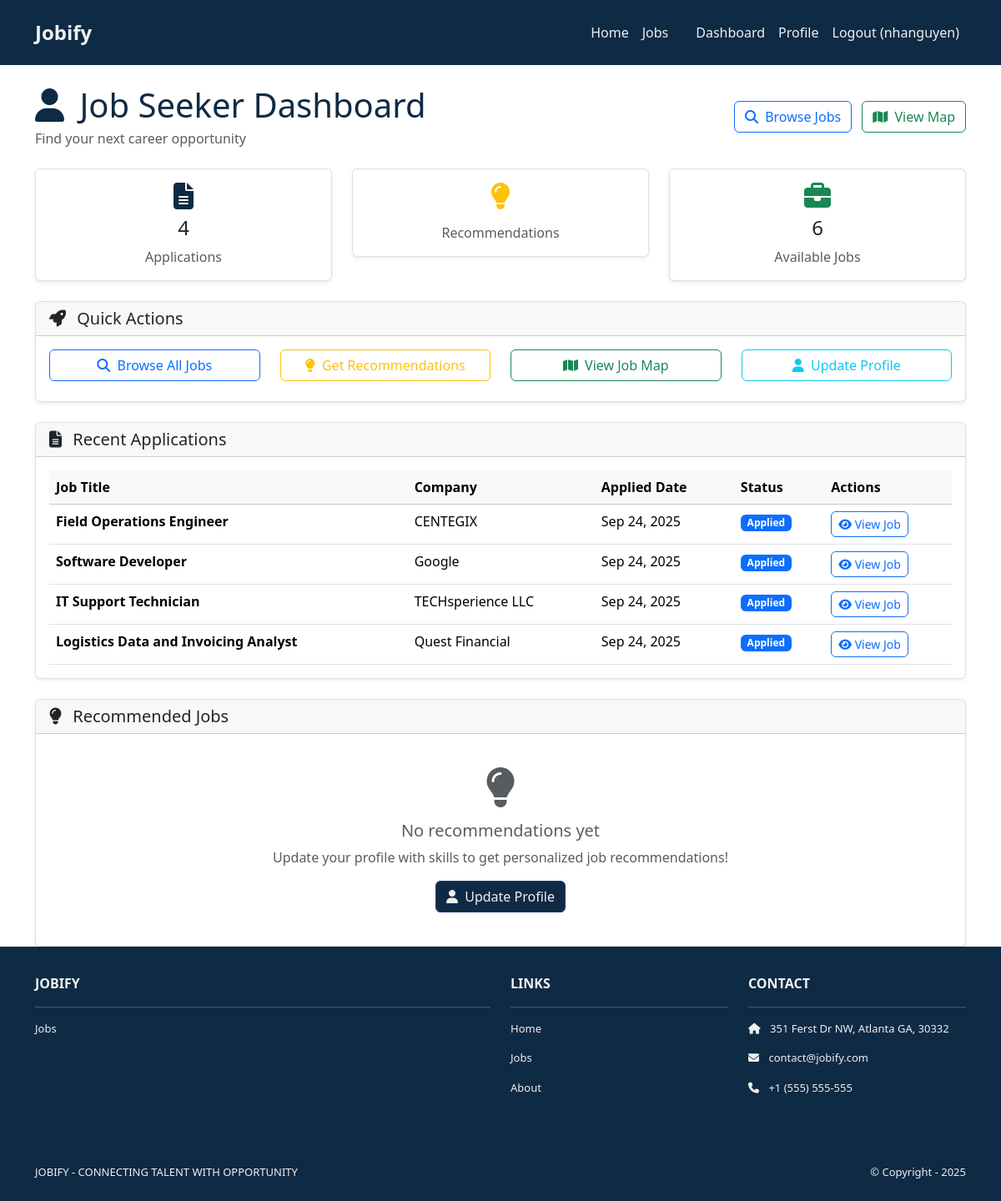
Screenshot of /jobs/user/dashboard/ (signed in) with the database file from the repository.
### jobs/models.py (models this page shows, shortened)
class Application(models.Model):
    APPLICATION_STATUS_CHOICES = [
        ("applied", "Applied"),  # needed to change this for user story 4
        ("reviewed", "Reviewed"),
        ("interview", "Interview"),
        ("offer", "Offer"),
        ("closed", "Closed"),
    ]
    job = models.ForeignKey(Job, on_delete=models.CASCADE, related_name="applications")
    applicant = models.ForeignKey(
        User, on_delete=models.CASCADE, related_name="job_applications"
    )
    application_note = models.TextField(
        help_text="Why are you interested in this position?"
    )
    applied_at = models.DateTimeField(auto_now_add=True)
    status = models.CharField(
        max_length=20, choices=APPLICATION_STATUS_CHOICES, default="applied"
    )
    resume = models.FileField(upload_to="resumes/", blank=True, null=True)
    class Meta:
        unique_together = ["job", "applicant"]  # Prevent duplicate applications

class Job(models.Model):
    JOB_TYPE_CHOICES = [
        ("full_time", "Full Time"),
        ("part_time", "Part Time"),
        ("contract", "Contract"),
        ("internship", "Internship"),
        ("remote", "Remote"),
    ]
    EXPERIENCE_LEVEL_CHOICES = [
        ("entry", "Entry Level"),
        ("mid", "Mid Level"),
        ("senior", "Senior Level"),
        ("lead", "Lead"),
    ]
    title = models.CharField(max_length=255)
    company = models.CharField(max_length=255)
    location = models.CharField(max_length=255)
    latitude = models.FloatField(null=True, blank=True)
    longitude = models.FloatField(null=True, blank=True)
    description = models.TextField()
    requirements = models.TextField(blank=True)  # Add requirements field
    salary_range = models.CharField(max_length=100, blank=True)  # Add salary field
    job_type = models.CharField(
        max_length=20, choices=JOB_TYPE_CHOICES, default="full_time"
    )
    experience_level = models.CharField(
        max_length=20, choices=EXPERIENCE_LEVEL_CHOICES, default="mid"
    )
    posted_at = models.DateTimeField(auto_now_add=True)
    is_active = models.BooleanField(default=True)

### jobs/views.py (the view, shortened to what this page needs)
# urls.py: path('user/dashboard/', views.user_dashboard, name='user_dashboard'),
@login_required
def user_dashboard(request):
    if not hasattr(request.user, 'profile') or request.user.profile.user_type != 'user':
        messages.error(request, "Access denied. This feature is only available for job seekers.")
        return redirect('recruiter_dashboard')
    applications = Application.objects.filter(applicant=request.user).order_by('-applied_at')
    profile = request.user.profile
    raw_skills = profile.skills or ""
    user_skills = [s.strip().lower() for s in raw_skills.split(",") if s.strip()]
    recommended_jobs = []
    total_jobs = Job.objects.filter(is_active=True).count()
    context = {
        'applications': applications,
        'recommended_jobs': recommended_jobs,
        'total_jobs': total_jobs,
    }
    return render(request, 'jobs/user_dashboard.html', context)

### jobs/templates/jobs/user_dashboard.html (shortened to what this page needs)
{% extends 'base.html' %}
{% load static %}
{% block content %}
<div class="container mt-4">
    <div class="row mb-4">
        <div class="col-12">
            <div class="d-flex justify-content-between align-items-center">
                <div>
                    <h1 class="navy-text mb-1">
                        <i class="fas fa-user me-2"></i>
                        Job Seeker Dashboard
                    </h1>
                    <p class="text-muted mb-0">Find your next career opportunity</p>
                </div>
                <div>
                    <a href="{% url 'job_list' %}" class="btn btn-outline-primary me-2">
                        <i class="fas fa-search me-1"></i> Browse Jobs
                    </a>
                    <a href="{% url 'job_map' %}" class="btn btn-outline-success">
                        <i class="fas fa-map me-1"></i> View Map
                    </a>
                </div>
            </div>
        </div>
    </div>
    <div class="row mb-4">
        <div class="col-md-4">
            <div class="card text-center">
                <div class="card-body">
                    <i class="fas fa-file-alt fa-2x navy-text mb-2"></i>
                    <h4 class="card-title">{{ applications.count }}</h4>
                    <p class="card-text text-muted">Applications</p>
                </div>
            </div>
        </div>
        <div class="col-md-4">
            <div class="card text-center">
                <div class="card-body">
                    <i class="fas fa-lightbulb fa-2x text-warning mb-2"></i>
                    <p class="card-text text-muted">Recommendations</p>
                </div>
            </div>
        </div>
        <div class="col-md-4">
            <div class="card text-center">
                <div class="card-body">
                    <i class="fas fa-briefcase fa-2x text-success mb-2"></i>
                    <h4 class="card-title">{{ total_jobs }}</h4>
                    <p class="card-text text-muted">Available Jobs</p>
                </div>
            </div>
        </div>
    </div>
    <div class="row mb-4">
        <div class="col-12">
            <div class="card">
                <div class="card-header">
                    <h5 class="mb-0">
                        <i class="fas fa-rocket me-2"></i>
                        Quick Actions
                    </h5>
                </div>
                <div class="card-body">
                    <div class="row">
                        <div class="col-md-3">
                            <a href="{% url 'job_list' %}" class="btn btn-outline-primary w-100 mb-2">
                                <i class="fas fa-search me-1"></i> Browse All Jobs
                            </a>
                        </div>
                        <div class="col-md-3">
                            <a href="{% url 'job_recommendations' %}" class="btn btn-outline-warning w-100 mb-2">
                                <i class="fas fa-lightbulb me-1"></i> Get Recommendations
                            </a>
                        </div>
                        <div class="col-md-3">
                            <a href="{% url 'job_map' %}" class="btn btn-outline-success w-100 mb-2">
                                <i class="fas fa-map me-1"></i> View Job Map
                            </a>
                        </div>
                        <div class="col-md-3">
                            <a href="{% url 'accounts.profile' %}" class="btn btn-outline-info w-100 mb-2">
                                <i class="fas fa-user me-1"></i> Update Profile
                            </a>
                        </div>
                    </div>
                </div>
            </div>
        </div>
    </div>
    <div class="row mb-4">
        <div class="col-12">
            <div class="card">
                <div class="card-header">
                    <h5 class="mb-0">
                        <i class="fas fa-file-alt me-2"></i>
                        Recent Applications
                    </h5>
                </div>
                <div class="card-body">
                    {% if applications %}
                        <div class="table-responsive">
                            <table class="table table-hover mb-0">
                                <thead class="table-light">
                                    <tr>
                                        <th>Job Title</th>
                                        <th>Company</th>
                                        <th>Applied Date</th>
                                        <th>Status</th>
                                        <th>Actions</th>
                                    </tr>
                                </thead>
                                <tbody>
                                    {% for application in applications|slice:":5" %}
                                        <tr>
                                            <td>
                                                <strong>{{ application.job.title }}</strong>
                                            </td>
                                            <td>{{ application.job.company }}</td>
                                            <td>{{ application.applied_at|date:"M d, Y" }}</td>
                                            <td>
                                                <span class="badge
                                                    {% if application.status == 'applied' %}bg-primary
                                                    {% elif application.status == 'reviewed' %}bg-info
                                                    {% elif application.status == 'interview' %}bg-warning
                                                    {% elif application.status == 'offer' %}bg-success
                                                    {% else %}bg-secondary{% endif %}">
                                                    {{ application.get_status_display }}
                                                </span>
                                            </td>
                                            <td>
                                                <a href="{% url 'job_detail' application.job.id %}" class="btn btn-outline-primary btn-sm">
                                                    <i class="fas fa-eye"></i> View Job
                                                </a>
                                            </td>
                                        </tr>
                                    {% endfor %}
                                </tbody>
                            </table>
                        </div>
                    {% endif %}
                </div>
            </div>
        </div>
    </div>
    <div class="row">
        <div class="col-12">
            <div class="card">
                <div class="card-header">
                    <h5 class="mb-0">
                        <i class="fas fa-lightbulb me-2"></i>
                        Recommended Jobs
                    </h5>
                </div>
                <div class="card-body">
                    {% if recommended_jobs %}
                        <div class="row">
                            {% for job in recommended_jobs|slice:":3" %}
                                <div class="col-md-4 mb-3">
                                    <div class="card h-100">
                                        <div class="card-body">
                                            <h6 class="card-title navy-text">{{ job.title }}</h6>
                                            <p class="card-text text-muted">{{ job.company }}</p>
                                            <p class="card-text">
                                                <small class="text-muted">
                                                    <i class="fas fa-map-marker-alt me-1"></i>{{ job.location }}
                                                </small>
                                            </p>
                                            <p class="card-text">
                                                <small class="text-muted">
                                                    <i class="fas fa-clock me-1"></i>{{ job.get_job_type_display }}
                                                </small>
                                            </p>
                                        </div>
                                        <div class="card-footer">
                                            <a href="{% url 'job_detail' job.id %}" class="btn btn-outline-primary btn-sm w-100">
                                                View Details
                                            </a>
                                        </div>
                                    </div>
                                </div>
                            {% endfor %}
                        </div>
                        <div class="text-center mt-3">
                            <a href="{% url 'job_recommendations' %}" class="btn btn-outline-warning">
                                View All Recommendations
                            </a>
                        </div>
                    {% else %}
                        <div class="text-center py-4">
                            <i class="fas fa-lightbulb fa-3x text-muted mb-3"></i>
                            <h5 class="text-muted">No recommendations yet</h5>
                            <p class="text-muted">Update your profile with skills to get personalized job recommendations!</p>
                            <a href="{% url 'accounts.profile' %}" class="btn navy-bg eggshell-text">
                                <i class="fas fa-user me-1"></i> Update Profile
                            </a>
                        </div>
                    {% endif %}
                </div>
            </div>
        </div>
    </div>
</div>
{% endblock content %}

### templates/base.html (shortened to what this page needs)
<!DOCTYPE html>
<html>
  {% load static %}
  <head>
    <link href="https://cdn.jsdelivr.net/npm/bootstrap@5.3.3/dist/css/bootstrap.min.css" rel="stylesheet">
    <link rel="stylesheet" href="https://cdnjs.cloudflare.com/ajax/libs/font-awesome/6.1.1/css/all.min.css">
    <link rel="stylesheet" type="text/css" href="{% static 'css/style.css' %}">
  </head>
  <body>
    <nav class="p-3 navbar navbar-dark navy-header navbar-expand-lg">
      <div class="container">
        <a class="navbar-brand" href="{% url 'home.index' %}">
          <span class="eggshell-text fw-bold fs-4">Jobify</span>
        </a>
        <div class="collapse navbar-collapse" id="navbarNavAltMarkup">
          <div class="navbar-nav ms-auto navbar-ml">
            <a class="nav-link navy-text" href="{% url 'home.index' %}">Home</a>
            <a class="nav-link navy-text" href="{% url 'job_list' %}">Jobs</a>
            {% if user.is_authenticated %}
              {% if user.profile.user_type == 'recruiter' %}
                <a class="nav-link navy-text" href="{% url 'create_job' %}">Create Job</a>
                <a class="nav-link navy-text" href="{% url 'recruiter_dashboard' %}">Dashboard</a>
                <a class="nav-link navy-text" href="{% url 'accounts.profile' %}">Profile</a>
              {% else %}
                <a class="nav-link navy-text" href="{% url 'user_dashboard' %}">Dashboard</a>
                <a class="nav-link navy-text" href="{% url 'accounts.profile' %}">Profile</a>
              {% endif %}
              <a class="nav-link navy-text" href="{% url 'accounts.logout' %}">Logout ({{user.username }})</a>
            {% else %}
            <a class="nav-link navy-text" href="{% url 'accounts.signup' %}">Sign Up</a>
            <a class="nav-link navy-text" href="{% url 'accounts.login' %}">Login</a>
            {% endif %}
          </div>
        </div>
      </div>
    </nav>
    <div>
      {% block content %}
      {% endblock content %}
    </div>
    <section class="p-3 ms-footer d-none d-md-block">
      <div class="container">
        <div class="row mt-3 eggshell-text">
          <div class="col-md-6 col-lg-6 col-xl-6 mx-auto mb-4">
            <b>JOBIFY</b>
            <hr />
            <p><a class="nav-link" href="{% url 'job_list' %}">Jobs</a></p>
          </div>
          <div class="col-md-3 col-lg-3 col-xl-3 mx-auto mb-4">
            <b>LINKS</b>
            <hr />
            <p><a class="nav-link" href="{% url 'home.index' %}">Home</a></p>
            <p><a class="nav-link" href="#">Jobs</a></p>
            <p><a class="nav-link" href="#">About</a></p>
          </div>
          <div class="col-md-3 col-lg-3 col-xl-3 mx-auto mb-4">
            <b>CONTACT</b>
            <hr />
            <p><i class="fas fa-home me-2"></i> 351 Ferst Dr NW, Atlanta GA, 30332</p>
            <p><i class="fas fa-envelope me-2"></i> contact@jobify.com</p>
            <p><i class="fas fa-phone me-2"></i> +1 (555) 555-555</p>
          </div>
        </div>
      </div>
    </section>
    <section class="p-3 ms-footer-bottom bg-dark">
      <div class="container d-flex justify-content-between">
        <div class="me-5 eggshell-text">
          <span>JOBIFY - CONNECTING TALENT WITH OPPORTUNITY</span>
        </div>
        <div class="eggshell-text">
          <span>© Copyright - 2025</span>
        </div>
      </div>
    </section>
  </body>
</html>

### rows the page displays
Application: job "Field Operations Engineer", job.company "CENTEGIX", applied_at "Sep 24, 2025", status "Applied"
Application: job "Software Developer", job.company "Google", applied_at "Sep 24, 2025", status "Applied"
Application: job "IT Support Technician", job.company "TECHsperience LLC", applied_at "Sep 24, 2025", status "Applied"
Application: job "Logistics Data and Invoicing Analyst", job.company "Quest Financial", applied_at "Sep 24, 2025", status "Applied"

### other values shown
{{ user.username }} "nhanguyen"
{{ applications.count }} "4"
{{ total_jobs }} "6"
